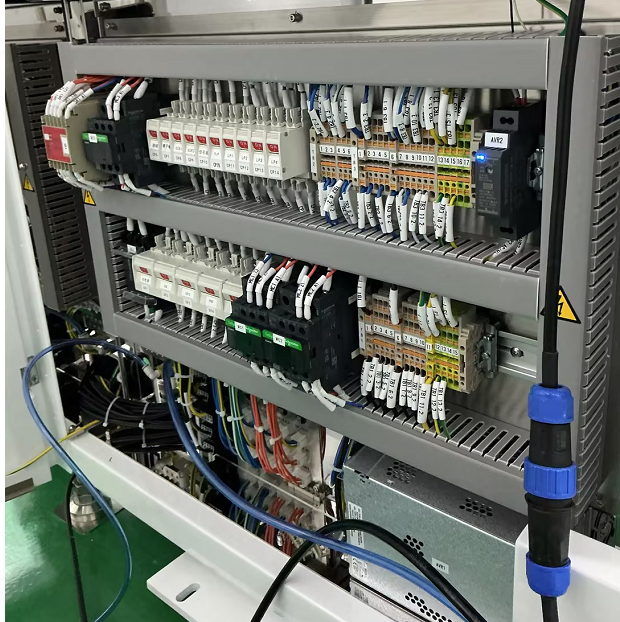
#> input picture examples/cabinets/1/1.png, 620 x 622 px
$ python power_box_compare_prototype.py --reference ../examples/cabinets/1/1.png --inspection '../examples/cabinets/1/ChatGPT Image 2026年8月25日 16_13_46 (1).png' --output out.png
#> lines starting #> are read from the running program, lines starting #| are printed output that depends on the picture; after the words box and inside, x2 and y2 are one past the last pixel; in counts of white or black regions, pixels touching at a corner belong together
"""PROTOTYPE ONLY — reference-vs-inspection comparison for a power box.

Question this prototype answers:
Can feature-based image registration followed by a visual-difference map flag
areas worth human review when a correct power-box photo is compared with a new
photo?  It does not decide electrical correctness or diagnose a cable by name.

Run from the project root:
  .\.venv\Scripts\python.exe prototype\power_box_compare_prototype.py ^
    --reference "data\raw\图片1.png" --inspection "data\raw\图片2.png" ^
    --output "output\prototype_compare"
"""

from __future__ import annotations

import argparse
import json
from pathlib import Path

import cv2
import numpy as np


def read_image(path: Path) -> np.ndarray | None:
    """Open Windows paths that contain Chinese characters."""
    try:
        raw = np.fromfile(str(path), dtype=np.uint8)
    except OSError:
        return None
    return cv2.imdecode(raw, cv2.IMREAD_COLOR) if raw.size else None


def write_image(path: Path, image: np.ndarray) -> None:
    ok, encoded = cv2.imencode(path.suffix, image)
    if not ok:
        raise ValueError(f"Cannot encode {path}")
    encoded.tofile(str(path))


def align_to_reference(reference: np.ndarray, inspection: np.ndarray) -> tuple[np.ndarray | None, dict[str, float | int | str]]:
    ref_gray = cv2.cvtColor(reference, cv2.COLOR_BGR2GRAY)
    inspected_gray = cv2.cvtColor(inspection, cv2.COLOR_BGR2GRAY)
    orb = cv2.ORB_create(nfeatures=6000, fastThreshold=7)
    ref_keypoints, ref_descriptors = orb.detectAndCompute(ref_gray, None)
    inspected_keypoints, inspected_descriptors = orb.detectAndCompute(inspected_gray, None)
    metrics: dict[str, float | int | str] = {
        "reference_keypoints": len(ref_keypoints),
        "inspection_keypoints": len(inspected_keypoints),
        "good_matches": 0,
        "inliers": 0,
        "inlier_ratio": 0.0,
    }
    if ref_descriptors is None or inspected_descriptors is None:
        metrics["reason"] = "No usable visual features"
        return None, metrics

    matcher = cv2.BFMatcher(cv2.NORM_HAMMING)
    pairs = matcher.knnMatch(inspected_descriptors, ref_descriptors, k=2)
    good = [first for first, second in pairs if first.distance < 0.72 * second.distance]
    metrics["good_matches"] = len(good)
    if len(good) < 12:
        metrics["reason"] = "Too few matching visual features"
        return None, metrics

    source = np.float32([inspected_keypoints[match.queryIdx].pt for match in good]).reshape(-1, 1, 2)
    destination = np.float32([ref_keypoints[match.trainIdx].pt for match in good]).reshape(-1, 1, 2)
    homography, mask = cv2.findHomography(source, destination, cv2.RANSAC, 5.0)
    if homography is None or mask is None:
        metrics["reason"] = "Could not estimate image transform"
        return None, metrics
    inliers = int(mask.ravel().sum())
    metrics["inliers"] = inliers
    metrics["inlier_ratio"] = round(inliers / len(good), 4)
    if inliers < 10:
        metrics["reason"] = "Insufficient reliable image alignment"
        return None, metrics

    height, width = reference.shape[:2]
    return cv2.warpPerspective(inspection, homography, (width, height)), metrics


def find_difference_regions(reference: np.ndarray, aligned: np.ndarray) -> tuple[np.ndarray, list[dict[str, int | float]], np.ndarray]:
    ref_gray = cv2.cvtColor(reference, cv2.COLOR_BGR2GRAY)
    aligned_gray = cv2.cvtColor(aligned, cv2.COLOR_BGR2GRAY)
    clahe = cv2.createCLAHE(clipLimit=2.0, tileGridSize=(8, 8))
    ref_equalized = cv2.GaussianBlur(clahe.apply(ref_gray), (5, 5), 0)
    aligned_equalized = cv2.GaussianBlur(clahe.apply(aligned_gray), (5, 5), 0)
    difference = cv2.absdiff(ref_equalized, aligned_equalized)
    _, mask = cv2.threshold(difference, 0, 255, cv2.THRESH_BINARY + cv2.THRESH_OTSU)
    kernel = cv2.getStructuringElement(cv2.MORPH_ELLIPSE, (5, 5))
    mask = cv2.morphologyEx(mask, cv2.MORPH_OPEN, kernel, iterations=1)
    mask = cv2.dilate(mask, kernel, iterations=2)
    contours, _ = cv2.findContours(mask, cv2.RETR_EXTERNAL, cv2.CHAIN_APPROX_SIMPLE)
    min_area = max(120, int(reference.shape[0] * reference.shape[1] * 0.00008))
    regions: list[dict[str, int | float]] = []
    for contour in contours:
        area = float(cv2.contourArea(contour))
        if area < min_area:
            continue
        x, y, width, height = cv2.boundingRect(contour)
        score = float(difference[y : y + height, x : x + width].mean())
        regions.append({"left": x, "top": y, "right": x + width, "bottom": y + height, "area": round(area, 1), "difference_score": round(score, 2)})
    regions.sort(key=lambda region: float(region["difference_score"]) * float(region["area"]), reverse=True)
    return difference, regions, mask


def main() -> None:
    parser = argparse.ArgumentParser(description="Prototype power-box image comparison.")
    parser.add_argument("--reference", type=Path, required=True, help="Verified-correct reference image")
    parser.add_argument("--inspection", type=Path, required=True, help="New image to compare")
    parser.add_argument("--output", type=Path, required=True)
    args = parser.parse_args()

    reference = read_image(args.reference)
#> in read_image, returned value is the input picture: shape (622, 620, 3); mean B, G, R 105.5, 112, 107.8
    inspection = read_image(args.inspection)
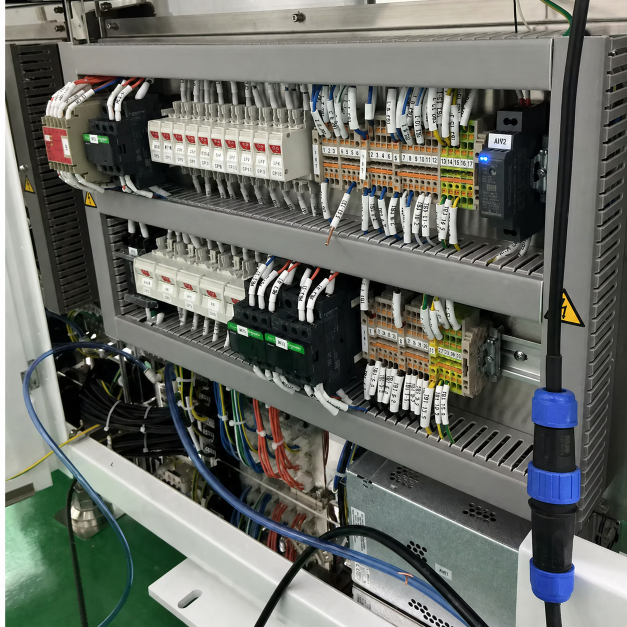
#> input picture examples/cabinets/1/ChatGPT Image 2026年8月25日 16_13_46 (1).png, 1254 x 1254 px (shown at 1/2 size)
#> in read_image, returned value is the input picture: shape (1254, 1254, 3); mean B, G, R 102.1, 108.7, 105.9
    if reference is None or inspection is None:
        raise SystemExit("Cannot open the reference or inspection image.")
    args.output.mkdir(parents=True, exist_ok=True)
    aligned, alignment = align_to_reference(reference, inspection)
#> in align_to_reference, `inspected_gray = cv2.cvtColor(inspection, cv2.COLOR_BGR2GRAY)`:
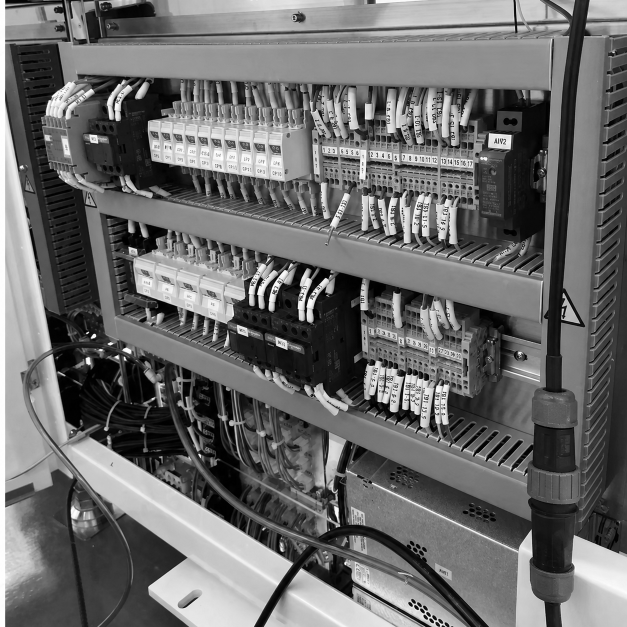
#> inspected_gray: shape (1254, 1254) (shown at 1/2 size); min 0, max 255, mean 107.1
#> in align_to_reference, `ref_keypoints, ref_descriptors = orb.detectAndCompute(ref_gray, None)`: ref_keypoints = 6000 keypoints; strongest (x, y, size): (93, 332, 31), (91, 333, 31), (333, 515, 31), (561, 303, 31)
#> in align_to_reference, `inspected_keypoints, inspected_descriptors = orb.detectAndCompute(insp..`: inspected_keypoints = 6000 keypoints; strongest (x, y, size): (853, 797, 31), (904, 246, 31), (914, 323, 31), (854, 799, 31)
#> in align_to_reference, `metrics: dict[str, float | int | str] = { "reference_keypoints": len(r..`: metrics = {'reference_keypoints': 6000, 'inspection_keypoints': 6000, 'good_matches': 0, 'inliers': 0, 'inlier_ratio': 0}
#> in align_to_reference, `pairs = matcher.knnMatch(inspected_descriptors, ref_descriptors, k=2)`: pairs = 6000 matches
#> in align_to_reference, `good = [first for first, second in pairs if first.distance < 0.72 * se..`: good = 1193 matches
#> in align_to_reference, `source = np.float32([inspected_keypoints[match.queryIdx].pt for match ..`: source = 1193 rows, first 8: [527, 565], [908, 278], [182, 284], [504, 554.4], [114, 741.6], [698.4, 238.8], [488.4, 596.4], [1035.6, 1100.4]
#> in align_to_reference, `destination = np.float32([ref_keypoints[match.trainIdx].pt for match i..`: destination = 1193 rows, first 8: [243.6, 331.2], [430.5, 117], [74.4, 502.8], [184.1, 368.3], [161.2, 465.8], [528.8, 555.7], [171.1, 229.8], [513, 542]
#> in align_to_reference, `homography, mask = cv2.findHomography(source, destination, cv2.RANSAC,..`: homography = [[0.495, -7.29e-05, -0.191], [-0.000562, 0.493, 0.695], [-2.79e-06, -5.39e-07, 1]]; mask = 1193 values, max 1 at index 7, min 0 at index 0, mean 0.974
#> in align_to_reference, `inliers = int(mask.ravel().sum())`: inliers = 1162
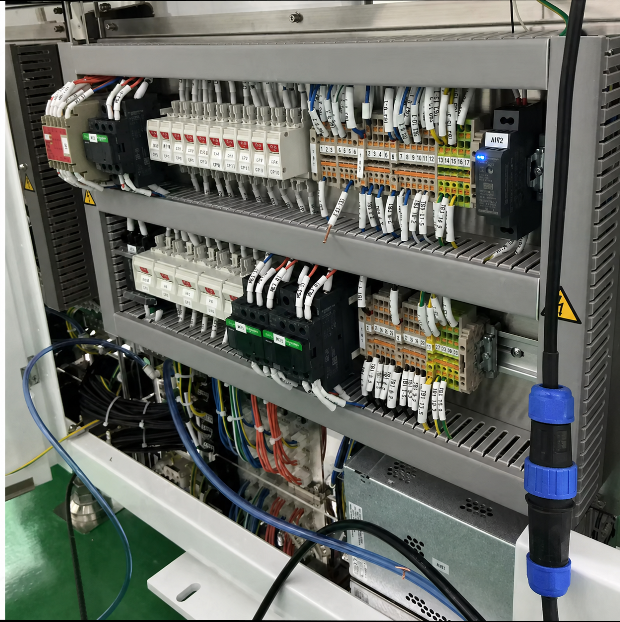
#> aligned: shape (622, 620, 3); mean B, G, R 101.9, 108.5, 105.7
#> alignment = {'reference_keypoints': 6000, 'inspection_keypoints': 6000, 'good_matches': 1193, 'inliers': 1162, 'inlier_ratio': 0.974}
    report: dict[str, object] = {"prototype": True, "reference": str(args.reference), "inspection": str(args.inspection), "alignment": alignment, "decision": "manual_review", "regions": []}
    if aligned is None:
        report["reason"] = "Images are not aligned reliably enough for comparison. Retake a guided photo."
        (args.output / "report.json").write_text(json.dumps(report, ensure_ascii=False, indent=2) + "\n", encoding="utf-8")
        print(json.dumps(report, ensure_ascii=False, indent=2))
        return

    difference, regions, mask = find_difference_regions(reference, aligned)
#> in find_difference_regions, `aligned_equalized = cv2.GaussianBlur(clahe.apply(aligned_gray), (5, 5)..`:
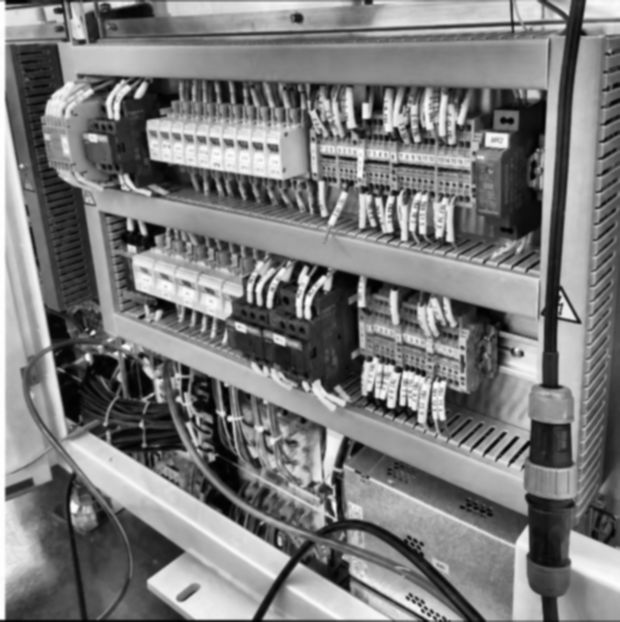
#> aligned_equalized: shape (622, 620); min 1, max 255, mean 124.2
#> in find_difference_regions, `_, mask = cv2.threshold(difference, 0, 255, cv2.THRESH_BINARY + cv2.TH..`: mask: shape (622, 620); 1.6% white; 359 white regions (310 under 20 px), largest, box (x1, y1, x2, y2) and area: (321, 178, 360, 228) 925, (259, 603, 426, 622) 445, (144, 0, 354, 2) 384
#> in find_difference_regions, `mask = cv2.morphologyEx(mask, cv2.MORPH_OPEN, kernel, iterations=1)`: mask: shape (622, 620); 0.44% white; 23 white regions (8 under 20 px), largest, box (x1, y1, x2, y2) and area: (324, 186, 342, 217) 301, (187, 619, 252, 622) 191, (344, 197, 358, 224) 170
#> in find_difference_regions, `mask = cv2.dilate(mask, kernel, iterations=2)`:
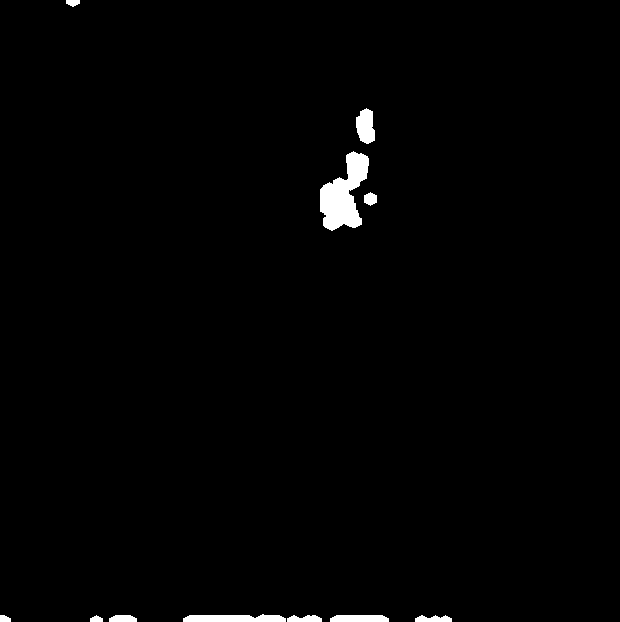
#> mask: shape (622, 620); 1.2% white; 11 white regions
#> in find_difference_regions, `contours, _ = cv2.findContours(mask, cv2.RETR_EXTERNAL, cv2.CHAIN_APPR..`: contours = 11 contours; largest, box (x1, y1, x2, y2) and area: (320, 151, 369, 231) 2100, (183, 614, 286, 622) 575, (356, 108, 375, 144) 472, (330, 615, 389, 622) 327, (287, 615, 322, 622) 157
#> the loop in find_difference_regions, `for contour in contours:` made 11 passes
#> (area, x, y, width, height, score) on passes 1, 2, 3, 4, 7, 9, 10: (156, 415, 615, 37, 7, 24.76), (327, 330, 615, 59, 7, 42.75), (157, 287, 615, 35, 7, 35.06), (141, 109, 615, 28, 7, 30.53), (575, 183, 614, 103, 8, 45.44), (2100, 320, 151, 49, 80, 36.12), (472, 356, 108, 19, 36, 40.35)
#> area on passes 5, 6, 8, 11: 51, 49.5, 114, 57
#> after the loop in find_difference_regions, `for contour in contours:`: regions = 7 items
#> regions = 7 items
    annotated = aligned.copy()
    for index, region in enumerate(regions, start=1):
        left, top, right, bottom = (int(region[key]) for key in ("left", "top", "right", "bottom"))
        cv2.rectangle(annotated, (left, top), (right, bottom), (0, 0, 255), 3)
        cv2.putText(annotated, f"Review {index}", (left, max(25, top - 8)), cv2.FONT_HERSHEY_SIMPLEX, 0.7, (0, 0, 255), 2)
#> this loop made 7 passes
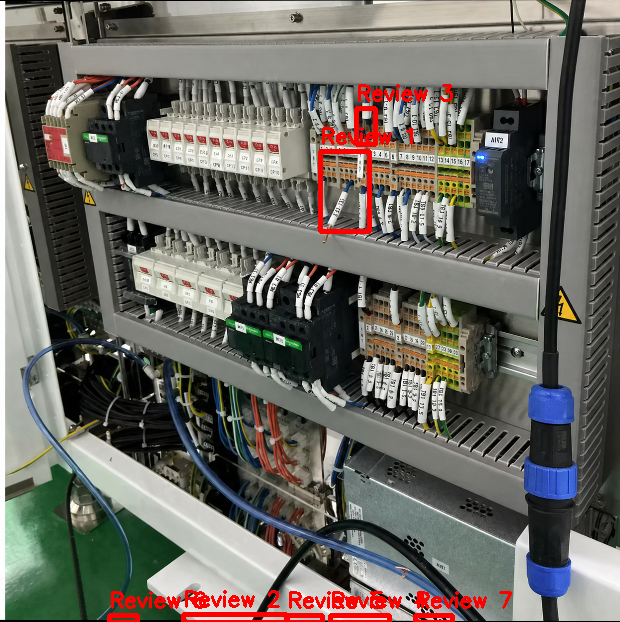
#> annotated: shape (622, 620, 3); 2.12% of pixels changed, all inside (x1, y1, x2, y2) = (107, 84, 512, 622)
    heatmap = cv2.applyColorMap(difference, cv2.COLORMAP_JET)
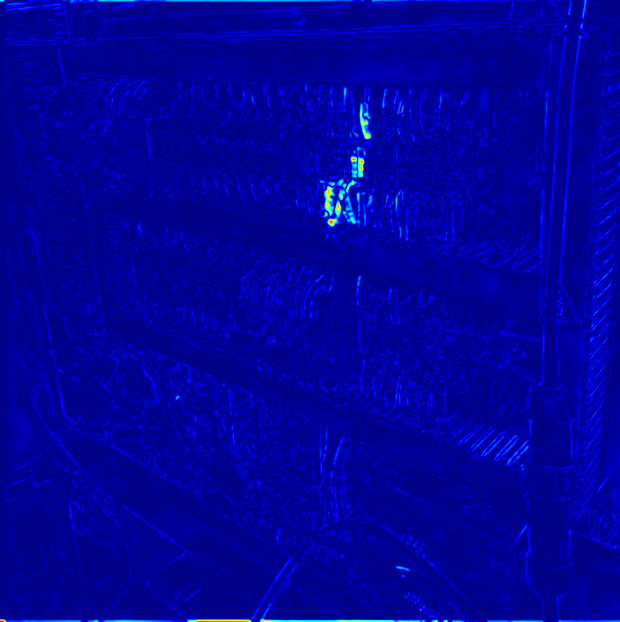
#> heatmap: shape (622, 620, 3); mean B, G, R 153, 1.6, 0.3
    report["regions"] = regions
    report["region_count"] = len(regions)
    report["decision"] = "potential_visual_difference" if regions else "no_large_visual_difference"
    report["warning"] = "This is a visual-difference prototype. Every result requires human review."
    write_image(args.output / "aligned.jpg", aligned)
    write_image(args.output / "difference_mask.png", mask)
    write_image(args.output / "difference_heatmap.jpg", heatmap)
    write_image(args.output / "review_regions.jpg", annotated)
    (args.output / "report.json").write_text(json.dumps(report, ensure_ascii=False, indent=2) + "\n", encoding="utf-8")
    print(json.dumps(report, ensure_ascii=False, indent=2))
#> (printed output is left out)


if __name__ == "__main__":
    main()
